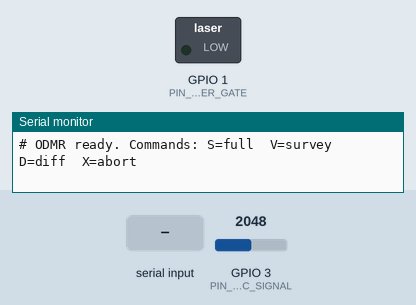
Bench run of a sketch on a simulated Seeed XIAO ESP32-C3. Shown: switched loads named in the sketch (green lamp = pin HIGH), the last lines printed to the serial monitor. Dashed ring = blinking. The inputs (shaded band) are chosen by the test bench; at power-on: GPIO 3 (PIN_ADC_SIGNAL) = 2048 (analog values on the 0–4095 scale). Pins used as bus, display or sensor lines are not drawn.

Above: at 1.2 s.
1.3 s: "D" received over Serial
At 1.7 s:
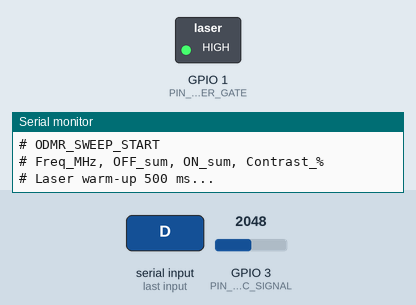
4.3 s: "X" received over Serial
At 5.0 s:
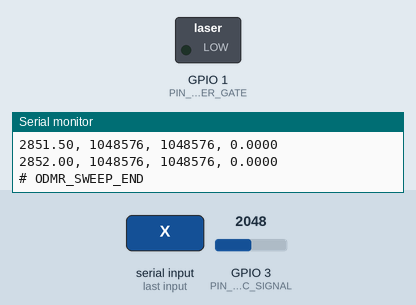
5.9 s: "d" received over Serial
At 7.6 s:
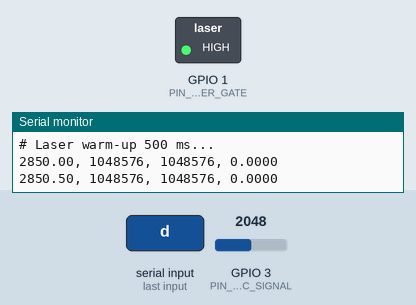
Timing chart, 0 to 14.9 s (numbered marks = the images above; inputs shaded):
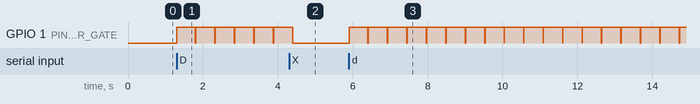

Measured:
- after the input at 1.3 s, GPIO 1 (PIN_LASER_GATE): alternates HIGH for 0.51 s and LOW for 0.01 s, starting at once
- after the input at 4.3 s, GPIO 1 (PIN_LASER_GATE): goes on until 4.4 s, then stays LOW
- after the input at 5.9 s, GPIO 1 (PIN_LASER_GATE): alternates HIGH for 0.51 s and LOW for 0.01 s, starting at once

The sketch:

odmr_firmware.ino
```cpp
// (licence header left out)
#include <SPI.h>

// ── Pin definitions ────────────────────────────────────────────────
#define PIN_LASER_GATE   1    // GPIO 2 (D0)
#define PIN_ADC_SIGNAL   3    // GPIO 3 (D1) — ADC channel
#define PIN_ADF_LE       5    // GPIO 7 (D7)

// ── Sweep parameters ──────────────────────────────────────────────
#define FREQ_START_MHZ   2850.0f
#define FREQ_STOP_MHZ    2890.0f
#define FREQ_STEP_MHZ    0.5f
#define DIFFERENTIAL_AVG 8         // ON/OFF pairs per step
#define SETTLE_US        5000      // 5 ms RF-switch settling

// ── ADF4351 parameters ────────────────────────────────────────────
#define ADF_REFIN_MHZ    25.0f
#define ADF_POWER        3         // +5 dBm
#define ADF_MOD          50        // fPFD/MOD = 500 kHz resolution

static uint32_t g_R4 = 0;

// ── SPI helper ────────────────────────────────────────────────────
static void adf_write(uint32_t reg) {
  SPI.beginTransaction(SPISettings(10000000, MSBFIRST, SPI_MODE0));
  digitalWrite(PIN_ADF_LE, LOW);
  SPI.transfer((reg >> 24) & 0xFF);
  SPI.transfer((reg >> 16) & 0xFF);
  SPI.transfer((reg >>  8) & 0xFF);
  SPI.transfer( reg        & 0xFF);
  digitalWrite(PIN_ADF_LE, HIGH);
  delayMicroseconds(2);
  digitalWrite(PIN_ADF_LE, LOW);
  SPI.endTransaction();
}

// ── RF output enable / disable ────────────────────────────────────
static void adf_rf(bool on) {
  if (on) g_R4 |=  (1UL << 5);
  else    g_R4 &= ~(1UL << 5);
  adf_write(g_R4);
}

// ── Program ADF4351 to target frequency ──────────────────────────
static void adf_set_freq(float freq_mhz) {
  const float fPFD = ADF_REFIN_MHZ;
  uint32_t INT  = (uint32_t)(freq_mhz / fPFD);
  uint32_t FRAC = (uint32_t)roundf((freq_mhz / fPFD - INT) * ADF_MOD);
  if (FRAC >= (uint32_t)ADF_MOD) { INT++; FRAC = 0; }

  uint8_t  prescaler = (INT >= 75) ? 1 : 0;
  uint32_t band_sel  = (uint32_t)ceilf(fPFD / 0.125f);
  if (band_sel > 255) band_sel = 255;

  uint32_t R5 = (5UL) | (3UL << 19);
  g_R4 = (4UL) | ((uint32_t)(ADF_POWER & 0x3) << 3) | (1UL << 5) | (1UL << 23);
  uint32_t R3 = (3UL) | (band_sel << 12);
  uint32_t R2 = (2UL) | (1UL << 7) | (7UL << 9) | (1UL << 14)
              | (6UL << 26) | ((uint32_t)prescaler << 27);
  uint32_t R1 = (1UL) | ((uint32_t)ADF_MOD << 3) | (1UL << 15);
  uint32_t R0 = (0UL) | ((FRAC & 0xFFF) << 3) | ((INT & 0xFFFF) << 15);

  adf_write(R5); adf_write(g_R4); adf_write(R3);
  adf_write(R2); adf_write(R1);   adf_write(R0);
}

// ── ADC: 20 ms integration (50 Hz noise rejection) ────────────────
static uint32_t adc_20ms() {
  uint32_t sum = 0;
  for (int i = 0; i < 64; i++) {
    sum += analogRead(PIN_ADC_SIGNAL);
    delayMicroseconds(312);   // 64 × 312 µs ≈ 20 ms
  }
  return sum;
}

static int sweep_steps() {
  return (int)roundf((FREQ_STOP_MHZ - FREQ_START_MHZ) / FREQ_STEP_MHZ) + 1;
}

// ── PASS 1: Survey scan ───────────────────────────────────────────
void run_survey() {
  int steps = sweep_steps();
  Serial.println("# SURVEY_START (MW-ON, laser gated per step)");
  Serial.println("# Freq_MHz, ADC_Sum");
  adf_rf(true);
  for (int i = 0; i < steps; i++) {
    if (Serial.available() && Serial.peek() == 'X') break;
    float freq = FREQ_START_MHZ + i * FREQ_STEP_MHZ;
    adf_set_freq(freq);
    delayMicroseconds(SETTLE_US);
    digitalWrite(PIN_LASER_GATE, HIGH);
    uint32_t val = adc_20ms();
    digitalWrite(PIN_LASER_GATE, LOW);
    Serial.print(freq, 2); Serial.print(", "); Serial.println(val);
  }
  adf_rf(false);
  Serial.println("# SURVEY_END");
}

// ── PASS 2: Differential ODMR sweep ──────────────────────────────
void run_sweep() {
  int steps = sweep_steps();
  Serial.println("# ODMR_SWEEP_START");
  Serial.println("# Freq_MHz, OFF_sum, ON_sum, Contrast_%");
  Serial.println("# Laser warm-up 500 ms...");
  digitalWrite(PIN_LASER_GATE, HIGH); delay(500);
  digitalWrite(PIN_LASER_GATE, LOW);

  for (int i = 0; i < steps; i++) {
    if (Serial.available() && Serial.peek() == 'X') break;
    float freq = FREQ_START_MHZ + i * FREQ_STEP_MHZ;
    adf_set_freq(freq);
    delay(5);

    uint32_t total_off = 0, total_on = 0;
    for (int j = 0; j < DIFFERENTIAL_AVG; j++) {
      adf_rf(false);
      delayMicroseconds(SETTLE_US);
      digitalWrite(PIN_LASER_GATE, HIGH);
      total_off += adc_20ms();
      digitalWrite(PIN_LASER_GATE, LOW);

      adf_rf(true);
      delayMicroseconds(SETTLE_US);
      digitalWrite(PIN_LASER_GATE, HIGH);
      total_on  += adc_20ms();
      digitalWrite(PIN_LASER_GATE, LOW);
    }
    float contrast = (total_off > 0)
      ? ((float)total_off - (float)total_on) / (float)total_off * 100.0f
      : 0.0f;
    Serial.print(freq, 2);   Serial.print(", ");
    Serial.print(total_off); Serial.print(", ");
    Serial.print(total_on);  Serial.print(", ");
    Serial.println(contrast, 4);
  }
  adf_rf(false);
  Serial.println("# ODMR_SWEEP_END");
}

// ── Setup ────────────────────────────────────────────────────────
void setup() {
  Serial.begin(115200);
  while (!Serial) delay(10);
  pinMode(PIN_LASER_GATE, OUTPUT);
  pinMode(PIN_ADF_LE,     OUTPUT);
  digitalWrite(PIN_LASER_GATE, LOW);
  digitalWrite(PIN_ADF_LE, LOW);
  SPI.begin();
  analogReadResolution(12);
  adf_set_freq(FREQ_START_MHZ);
  adf_rf(false);
  Serial.println("# ODMR ready. Commands: S=full  V=survey  D=diff  X=abort");
}

// ── Loop ─────────────────────────────────────────────────────────
void loop() {
  if (!Serial.available()) return;
  char c = Serial.read();
  if      (c == 'S' || c == 's') { run_survey(); run_sweep(); }
  else if (c == 'V' || c == 'v') { run_survey(); }
  else if (c == 'D' || c == 'd') { run_sweep();  }
}
```
